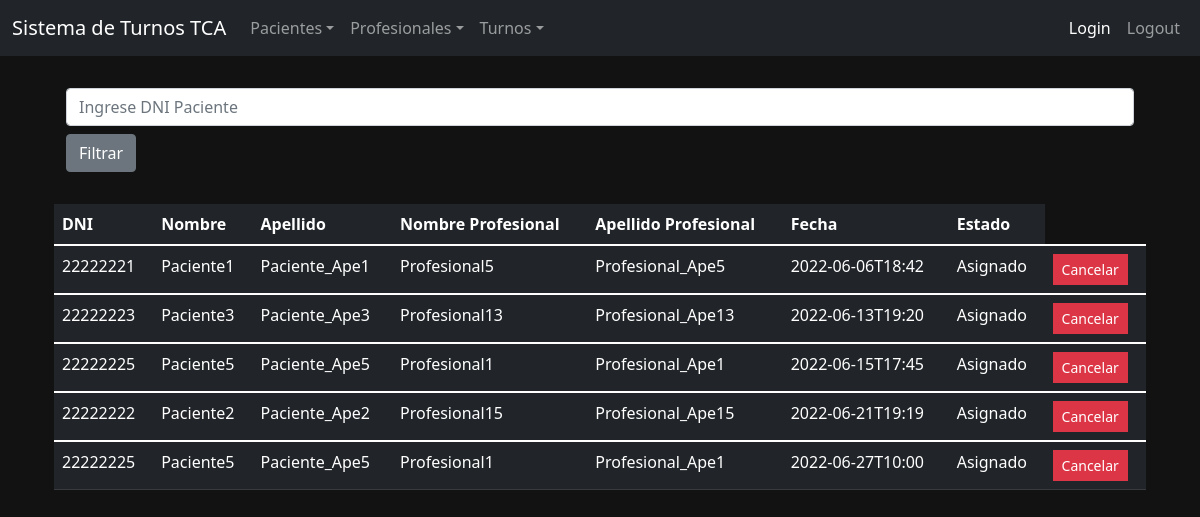
/listar_turnos, run on the app's committed database.
### models/paciente.py (models this page shows, shortened)
class Paciente(db.Model):
    id_paciente = db.Column(db.Integer, primary_key=True, autoincrement=True)
    nombre = db.Column(db.String(100), nullable=False)
    apellido = db.Column(db.String(100), nullable=False)
    dni = db.Column(db.Integer, nullable=False, unique=True)
    fecha_nacimiento = db.Column(db.String(100), nullable=False)
    email = db.Column(db.String(100), nullable=True)
    telefono = db.Column(db.String(100), nullable=True)
    turno = db.relationship('Turno', backref='paciente', lazy='dynamic')

### models/profesional.py (models this page shows, shortened)
class Profesional(db.Model):
    id_profesional = db.Column(db.Integer, primary_key=True, autoincrement=True)
    nombre = db.Column(db.String(100), nullable=False)
    apellido = db.Column(db.String(100), nullable=False)
    dni = db.Column(db.String(100), nullable=False, unique=True)
    email = db.Column(db.String(100), nullable=True)
    telefono = db.Column(db.String(100), nullable=True)
    especialidad = db.Column(db.String(100), nullable=False)
    turno = db.relationship('Turno', backref='profesional', lazy='dynamic')

### models/turno.py (models this page shows, shortened)
class Turno(db.Model):
    id_turno = db.Column(db.Integer, primary_key=True, autoincrement=True)
    id_paciente = db.Column(db.Integer, db.ForeignKey('paciente.id_paciente'))
    id_profesional = db.Column(db.Integer, db.ForeignKey('profesional.id_profesional'))
    fecha_turno = db.Column(db.String(100))
    estado_turno = db.Column(db.String(100))
    @staticmethod
    def listar_turnos():
        resultado = db.session.query(Paciente, Profesional, Turno)\
            .select_from(Turno)\
            .outerjoin(Profesional, Profesional.id_profesional == Turno.id_profesional)\
            .outerjoin(Paciente, Paciente.id_paciente == Turno.id_paciente)\
            .order_by(Turno.fecha_turno.asc())\
            .all()
        return resultado

### routes/turnos.py (the view)
@turnos.route('/listar_turnos', methods=['GET', 'POST'])
def index():
    lista_turnos = Turno.listar_turnos()
    if request.method == 'POST':
        dni = request.form['dni']
        resultado = Turno.listar_turnos_paciente(dni)
        if resultado:
            lista_turnos = resultado
    return render_template('turno/turno.html', lista_turnos=lista_turnos)

### templates/turno/turno.html
{% extends 'layout.html' %}
{% block body %}
    <div class="col-md-12 p-3">
        <form action="/listar_turnos" method="POST">
            <div class="container-fluid" >
                <form class="d-flex">
                  <input class="form-control my-sm-2" type="text" name=dni placeholder="Ingrese DNI Paciente">
                  <button class="btn btn-secondary" type="submit">Filtrar</button>
                </form>
            </div>
        </form>
    </div>
    <div class="col-md-12 p-3">
        <div class="d-flex justify-content-between" >
            <table class="table table-dark">
              <thead>
                <tr>
                  <th scope="col">DNI</th>
                  <th scope="col">Nombre</th>
                  <th scope="col">Apellido</th>
                  <th scope="col">Nombre Profesional</th>
                  <th scope="col">Apellido Profesional</th>
                  <th scope="col">Fecha</th>
                  <th scope="col">Estado</th>
                </tr>
              </thead>
              {% for turno in lista_turnos %}
                  <tbody>
                    <tr class="table-dark">
                      <td>{{ turno.Paciente.dni }}</td>
                      <td>{{ turno.Paciente.nombre }}</td>
                      <td>{{ turno.Paciente.apellido }}</td>
                      <td>{{ turno.Profesional.nombre }}</td>
                      <td>{{ turno.Profesional.apellido }}</td>
                      <td>{{ turno.Turno.fecha_turno }}</td>
                      <td>{{ turno.Turno.estado_turno }}</td>
                      <th scope="row">
                        <div>
                          <a href="{{ url_for('turnos.eliminar_turno', id_turno=turno.Turno.id_turno) }}" class="btn btn-danger btn-sm rounded-0">Cancelar</a>
                        </div>
                      </th>
                    </tr>
                  </tbody>
              {% endfor %}
            </table>
            </div>
    </div>
{% endblock %}

### static/css/main.css (style rules this page uses)
body { background: #121212; }

### data on the page
Paciente: Paciente.dni "22222221", Paciente.nombre "Paciente1", Paciente.apellido "Paciente_Ape1", Profesional.nombre "Profesional5", Profesional.apellido "Profesional_Ape5", Turno.fecha_turno "2022-06-06T18:42", Turno.estado_turno "Asignado"
Paciente: Paciente.dni "22222223", Paciente.nombre "Paciente3", Paciente.apellido "Paciente_Ape3", Profesional.nombre "Profesional13", Profesional.apellido "Profesional_Ape13", Turno.fecha_turno "2022-06-13T19:20", Turno.estado_turno "Asignado"
Paciente: Paciente.dni "22222225", Paciente.nombre "Paciente5", Paciente.apellido "Paciente_Ape5", Profesional.nombre "Profesional1", Profesional.apellido "Profesional_Ape1", Turno.fecha_turno "2022-06-15T17:45", Turno.estado_turno "Asignado", Turno.fecha_turno "2022-06-27T10:00"
Paciente: Paciente.dni "22222222", Paciente.nombre "Paciente2", Paciente.apellido "Paciente_Ape2", Profesional.nombre "Profesional15", Profesional.apellido "Profesional_Ape15", Turno.fecha_turno "2022-06-21T19:19", Turno.estado_turno "Asignado"
